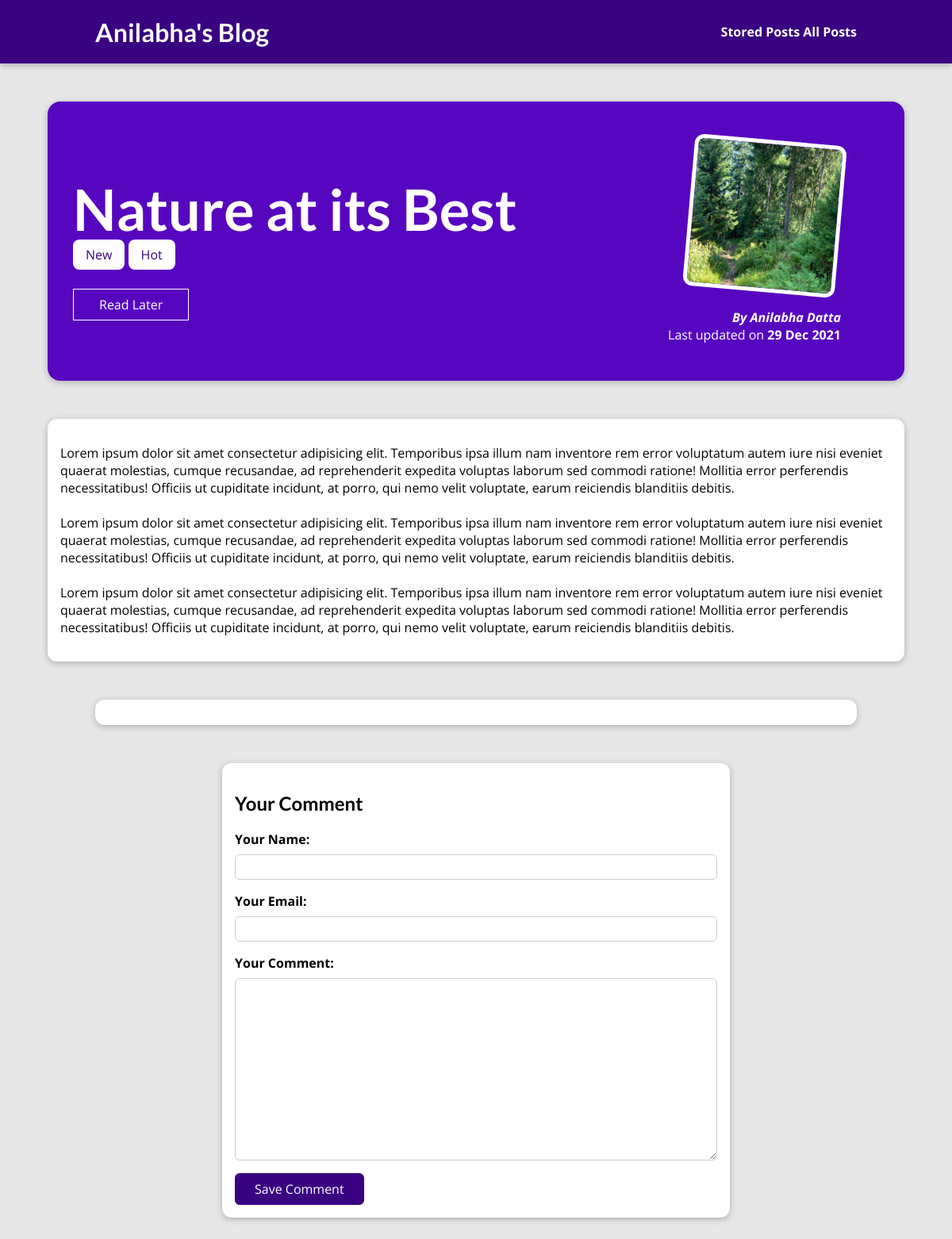
The page /posts/nature-at-its-best on the database its author committed.
### blog/models.py (models this page shows, shortened)
class Post(models.Model):
    title = models.CharField(max_length=150)
    author = models.ForeignKey(
        Author, related_name="posts", null=True, on_delete=models.SET_NULL)
    excerpt = models.CharField(max_length=300)
    image = models.ImageField(upload_to="posts", null=True)
    date = models.DateField(auto_now=True)
    slug = models.SlugField(unique=True)
    content = models.TextField(validators=[MinLengthValidator(10)])
    tags = models.ManyToManyField(Tag)

class Tag(models.Model):
    caption = models.CharField(max_length=20)

class Author(models.Model):
    first_name = models.CharField(max_length=100)
    last_name = models.CharField(max_length=100)
    email = models.EmailField()
    def __str__(self):
        return f"{self.first_name} {self.last_name}"

### blog/views.py (the view)
# urls.py: path("posts/<slug:slug>", views.SinglePostView.as_view(), name="post-detail"),
class SinglePostView(View):
    template_name = "blog/post-detail.html"
    model = Post
    def is_stored_post(self, request, post_id):
        stored_posts = request.session.get('stored_posts')
        if stored_posts is not None:
            is_saved_for_later = post_id in stored_posts
        else:
            is_saved_for_later = False
        return is_saved_for_later
    def get(self, request, slug):
        post = Post.objects.get(slug=slug)
        context = {
            "post": post,
            "post_tags": post.tags.all(),
            "comment_form": CommentForm(),
            "comments": post.comments.all().order_by('-id'),
            "saved_for_later": self.is_stored_post(request, post.id)
        }
        return render(request, "blog/post-detail.html", context)
    def post(self, request, slug):
        comment_form = CommentForm(request.POST)
        post = Post.objects.get(slug=slug)
        if comment_form.is_valid():
            comment = comment_form.save(commit=False)
            comment.post = post
            comment.save()
            return HttpResponseRedirect(reverse("post-detail", args=[slug]))
        context = {
            "post": post,
            "post_tags": post.tags.all(),
            "comment_form": comment_form,
            "comments": post.comments.all().order_by('-id'),
            "saved_for_later": self.is_stored_post(request, post.id)
        }
        return render(request, "blog/post-detail.html", context)
    '''def get_context_data(self, **kwargs):
        context = super().get_context_data(**kwargs)
        context["post_tags"] = self.object.tags.all()
        context["comment_form"] = CommentForm()
        return context'''

### blog/forms.py
class CommentForm(forms.ModelForm):
    class Meta:
        model = Comment
        exclude = ["post"]
        labels = {
            "user_name": "Your Name",
            "user_email": "Your Email",
            "text": "Your Comment"
        }

### blog/templates/blog/post-detail.html (shortened to what this page needs)
{%extends "base.html"%}
{%load static%}
{%block css_files%}
<link rel="stylesheet" href="{%static "blog/post-detail.css" %}">
{%endblock%}
{%block content %}
<section id="summary">
    <h2>{{post.title}}</h2>
    <div>
        {% for tag in post_tags %}
            <span class="tag">{{tag.caption}}</span>
        {%endfor%}
    </div>
    <div id="read-later">
        <form action="{%url "read-later" %}" method="POST">
            <button>
            {% if saved_for_later %}
                Remove from "Read later" list
            {%else%}
                Read Later
            {%endif%}
            </button>
        </form>
    </div>
    <article>
        <img src="{{post.image.url}}" alt="Post Title">
        <address>By <a href="mailto:{{post.author.email}}">{{post.author}}</a></address>
        <div>Last updated on <time>{{post.date|date:"d M Y"}}</time></div>
    </article>
</section>
<main>
    {{post.content|linebreaks}}
</main>
<section id="comments">
</section>
<section id="comment-form">
    <h2>Your Comment</h2>
    <form action="{%url "post-detail" post.slug%}", method="post">
        {%for form_field in comment_form %}
        <div class="form-control {% if form_field.errors%}invalid{%endif%}">
            {{ form_field.label_tag }}
            {{ form_field }}
        </div>
        {%endfor %}
        <button>Save Comment</button>
    </form>
</section>
{%endblock%}

### static/app.css (style rules this page uses)
* { box-sizing: border-box; }
html { font-family: "Open Sans", "Lato", sans-serif; }
body { margin: 0; }
h1, h2, h3 { font-family: "Lato", sans-serif; font-weight: bold; }

### blog/static/blog/post-detail.css (style rules this page uses)
body { background-color: #e7e7e7; }
#summary { margin: 8rem auto 3rem auto; padding: 2rem; width: 90%; max-width: 90rem; border-radius: 16px; background-color: #5706c0; position: relative; box-shadow: 0 2px 8px rgba(0, 0, 0, 0.25); height: 22rem; }
#summary h2 { color: white; font-size: 4.5rem; margin-bottom: 0.25rem; }
#summary article { position: absolute; top: 2rem; right: 3rem; padding: 1rem 2rem; border-radius: 12px; text-align: right; color: white; }
#summary article img { width: 12rem; height: 12rem; border-radius: 12px; transform: rotateZ(5deg); border: 5px solid white; margin-bottom: 1rem; }
#summary address { font-weight: bold; }
#summary a { color: white; text-decoration: none; }
#summary time { font-weight: bold; }
#read-later { margin: 2rem 0; }
#read-later button { background-color: transparent; border: 1px solid white; padding: 0.5rem 2rem; font: inherit; color: white; cursor: pointer; }
main { width: 90%; max-width: 90rem; margin: 3rem auto; background-color: white; padding: 1rem; border-radius: 12px; box-shadow: 0 2px 8px rgba(0, 0, 0, 0.25); }
.tag { background-color: white; color: #390281; padding: 0.5rem 1rem; border-radius: 8px; }
#comment-form { margin: 3rem auto; width: 90%; max-width: 40rem; border-radius: 12px; background-color: white; box-shadow: 0 2px 8px rgba(0, 0, 0, 0.25); padding: 1rem; }
#comment-form button { font: inherit; background-color: #390281; color: white; border: 1px solid #390281; padding: 0.5rem 1.5rem; border-radius: 6px; cursor: pointer; }
.form-control { margin-bottom: 1rem; }
.form-control label { font-weight: bold; margin-bottom: 0.5rem; display: block; }
.form-control input, .form-control textarea { display: block; width: 100%; font: inherit; padding: 0.25rem; border-radius: 6px; border: 1px solid #ccc; }
#comments { margin: 3rem auto; width: 90%; max-width: 60rem; border-radius: 12px; background-color: white; box-shadow: 0 2px 8px rgba(0, 0, 0, 0.25); padding: 1rem 2rem; }

### rows shown on the page
Post: title "Nature at its Best", image (picture), author "Anilabha Datta", date "29 Dec 2021", content "Lorem ipsum dolor sit amet consectetur adipisicing elit. Temporibus ipsa illum nam inventore rem error voluptatum autem iure nisi eveniet quaerat molestias, cumque recusandae, ad reprehenderit expedita voluptas laborum sed commodi ratione! Mollitia error perferendis necessitatibus! Officiis ut cupiditate incidunt, at porro, qui nemo velit voluptate, earum reiciendis blanditiis debitis. Lorem ipsum dolor sit amet consectetur adipisicing elit. Temporibus ipsa illum nam inventore rem error voluptatum autem iure nisi eveniet quaerat molestias, cumque recusandae, ad reprehenderit expedita voluptas laborum sed commodi ratione! Mollitia error perferendis necessitatibus! Officiis ut cupiditate…"
Tag: caption "New"
Tag: caption "Hot"
